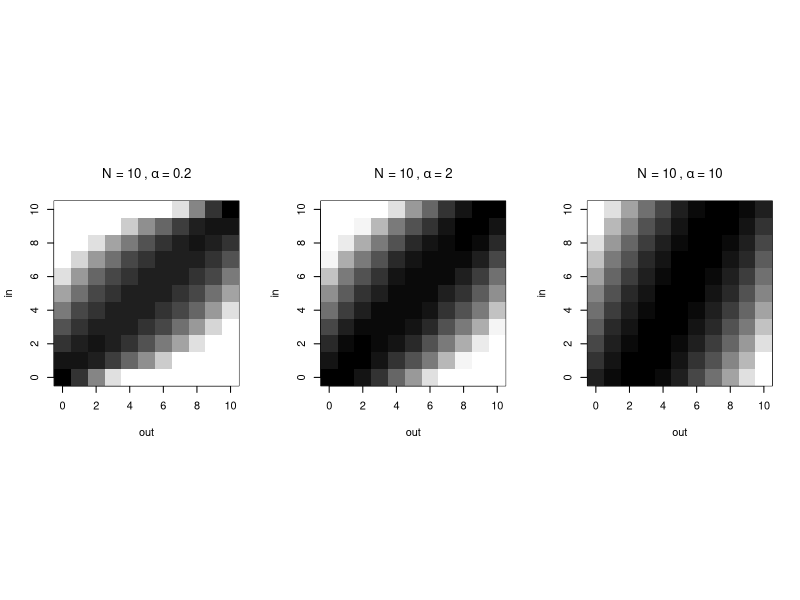
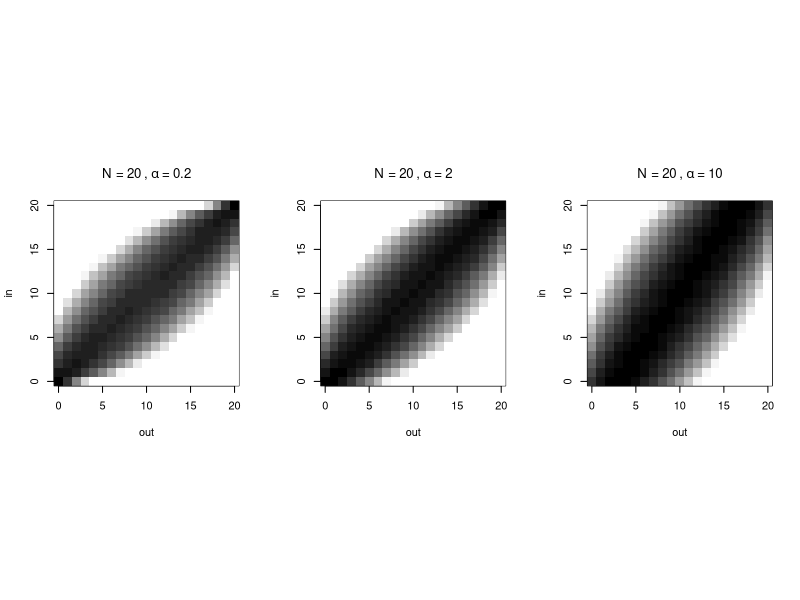
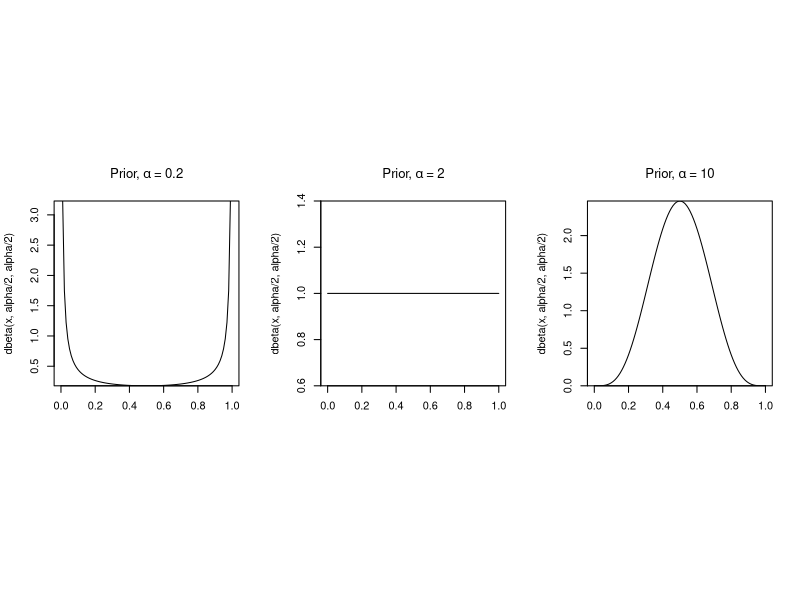
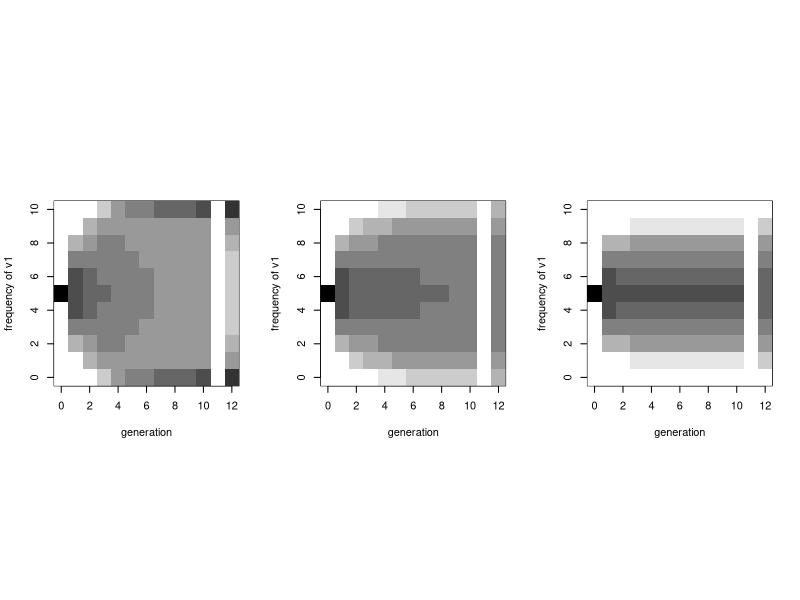
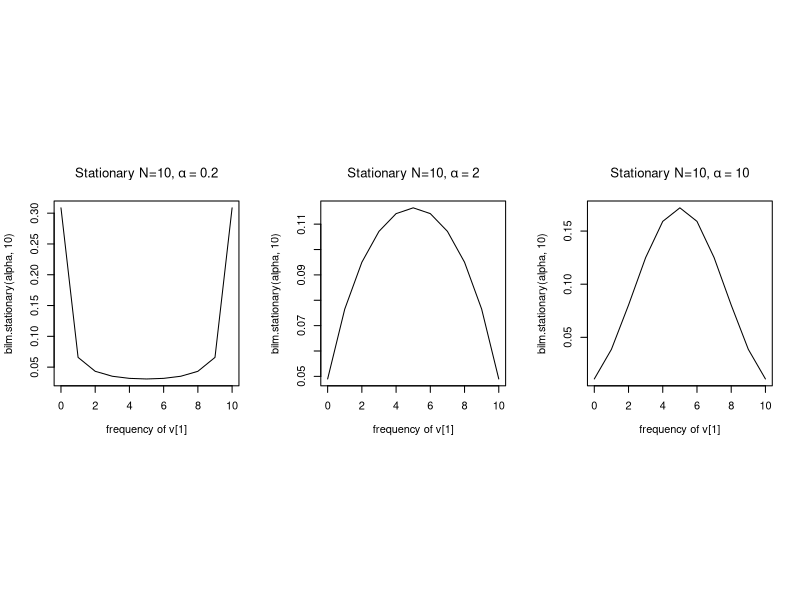
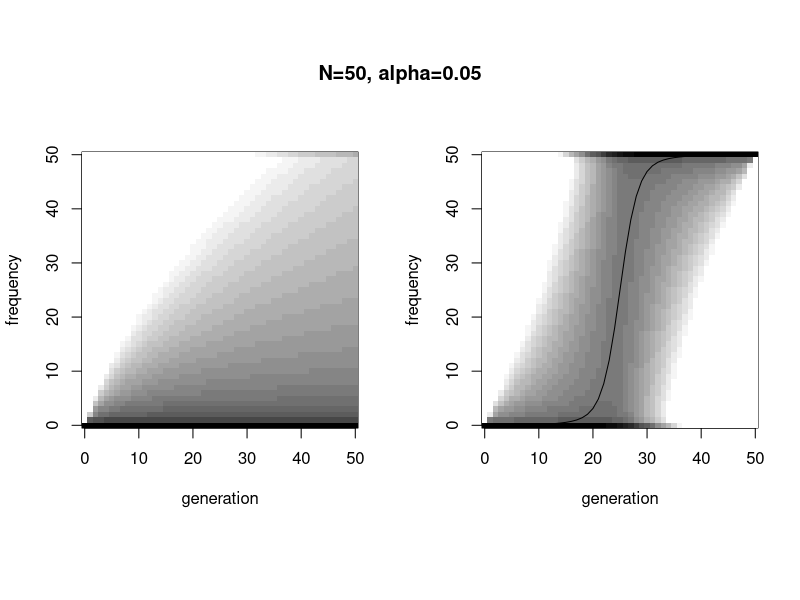
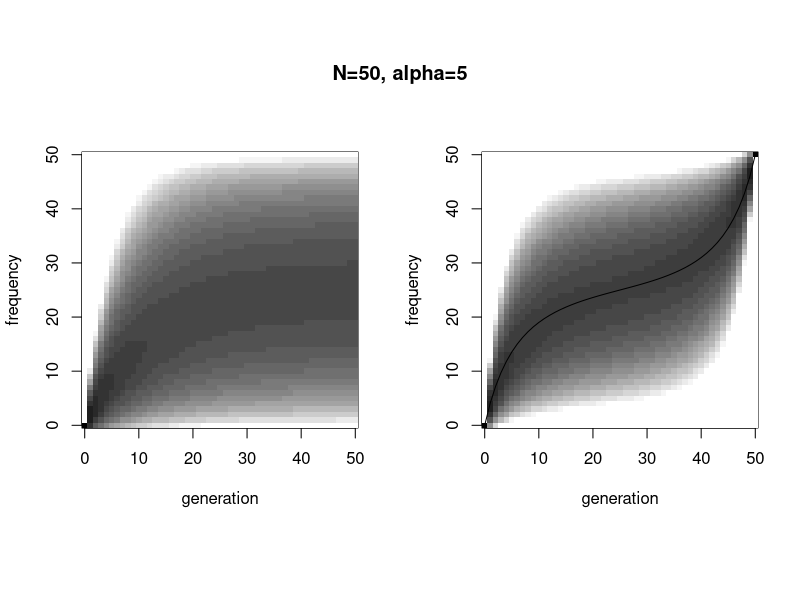
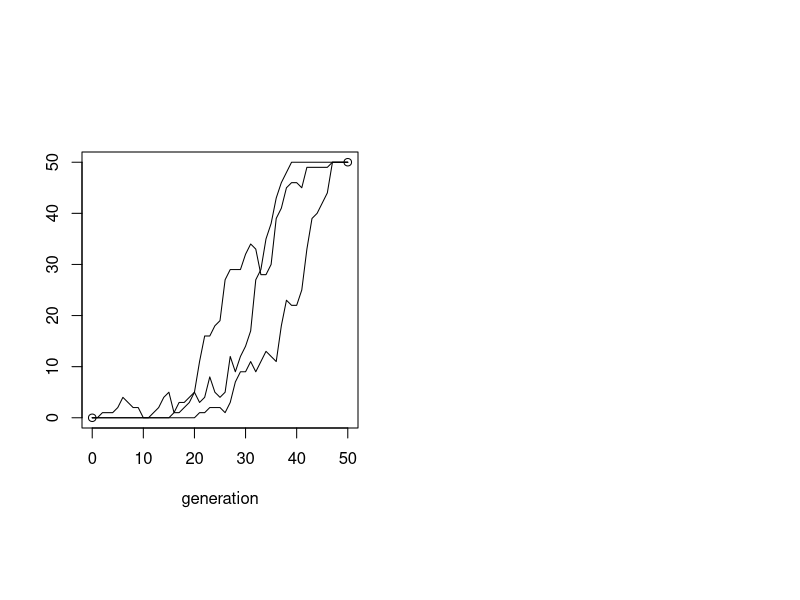

These figures' R source, in order:
#'---
#'title: Language change in Bayesian learners does not exhibit s-shaped curves
#'author: Kevin Stadler
#'output: pdf_document
#'classoptions: a4paper,fullpage
#'bibliography: ../library.bib
#'---
#' # Replication of @Reali2010
#' <!-- build command: Rscript -e "rmarkdown::render('realigriffiths2010.R')" -->

# create the (N+1)x(N+1) Markov chain transition matrix for the given N and alpha
bilm.transition.matrix <- function(N, alpha)
  t(sapply(0:N, function(n)dbinom(0:N, N, (n + alpha / 2) / (N + alpha))))

#+ echo=FALSE
# draw a b/w heatmap based on a matrix of positive numbers, with higher color resolution closer to 0
logheatmap <- function(data, xlab="generation", ylab="frequency", graylevels=25, ...)
  image(data, x=0:(dim(data)[1]-1), y=0:(dim(data)[2]-1), xlab=xlab, ylab=ylab, col=gray(graylevels:0/graylevels), breaks=c(0, 1.5^(-graylevels:0))*max(data), ...)

alphas <- c(0.2, 2, 10)
for (N in c(10, 20)) {
  par(pty="s", mfrow=c(1,3))
  for (alpha in alphas)
    logheatmap(t(bilm.transition.matrix(N, alpha)), main=bquote("N =" ~ .(N) ~ "," ~ alpha ~ "=" ~ .(alpha)), xlab="out", ylab="in")
}

#+ echo=TRUE
# the equivalent Wright-Fisher model transition matrix with mutation rate u
wright.fisher.transition.matrix <- function(N, u)
  t(sapply(0:N, function(x)dbinom(0:N, N, ((1-u)*x + u*(N-x)) / N)))

# calculate the Wright-Fisher model mutation rate equivalent to the BILM's N and
# alpha. the bracketing in the paper itself is garbled and there's a '/' missing
# somewhere, the correct version of the transformation can be found on the top
# of page 5 of the supplementary material
N.alpha.to.u <- function(N, alpha)
  alpha / (2 * (alpha + N))

# some equivalences between alpha and u for N=10
rbind(alpha=alphas, u=N.alpha.to.u(10, alphas))

# the two ways of calculating the matrices are indeed identical (except for rounding errors)
all(bilm.transition.matrix(6, 2) == wright.fisher.transition.matrix(6, N.alpha.to.u(6, 2)))

#' ## Going dynamic

# compute the development of the Markov chain probability distribution for the
# specified number of iterations. initstate is a vector of length N and
# transitionmatrix an NxN matrix (with rows summing to 1)
markov.chain <- function(transitionmatrix, niterations, initstate=c(1, rep(0, ncol(transitionmatrix)-1))) {
  out <- matrix(nrow=niterations+1, ncol=length(initstate))
  out[1,] <- initstate
  for (i in 2:(niterations+1)) {
    out[i,] <- t(transitionmatrix) %*% out[i-1,]
  }
  return(out)
}

# full symmetric beta-binomial distribution
beta.stationary <- function(alpha, N)
  suppressWarnings(VGAM::dbetabinom.ab(0:N, N, alpha, alpha))

# stationary distribution of the BILM. bracketing in the paper is again implicit,
# the unambiguous version is on page 5 (bottom) of the supplementary material
bilm.stationary <- function(alpha, N)
  beta.stationary(alpha / (1 + alpha/N), N)

# stationary distribution of the Wright-Fisher model with N genes and mutation
# rate u. as u -> 0 the Beta distribution becomes more strongly bimodal (all
# chains stay in one of the absorbing states)
wright.fisher.stationary <- function(u, N)
  beta.stationary(2*N*u, N)

append.stationary <- function(data, alpha)
  rbind(data, rep(0, ncol(data)), bilm.stationary(alpha, ncol(data)-1))

#' \newpage
#'
#' ## Figure 1
#' Row 1: prior distributions for three different values of $\alpha$. Row 2: Overview of the Markov chain developments for $N=10$ from initial state 5/10. The respective stationary distribution is also shown in the last column of the heatmap. Row 3: stationary distribution for $N=10$.
#+ echo=FALSE
par(pty="s", mfcol=c(1,3))
for (alpha in alphas)
  curve(dbeta(x, alpha/2, alpha/2), xlab="", yaxs="i", main=bquote("Prior," ~ alpha ~ "=" ~ .(alpha)))

par(pty="s", mfcol=c(1,3))
for (alpha in alphas)
  logheatmap(append.stationary(markov.chain(bilm.transition.matrix(10, alpha), 10, c(0,0,0,0,0,1,0,0,0,0,0)), alpha), graylevels=10, xlab="generation", ylab="frequency of v1")
  # identical results when using the equivalent wright-fisher transition-matrix:
  #wright.fisher.transition.matrix(10, N.alpha.to.u(10, alpha))

par(pty="s", mfcol=c(1,3))
for (alpha in alphas)
  plot(0:10, bilm.stationary(alpha, 10), type="l", main=bquote("Stationary N=10," ~ alpha ~ "=" ~ .(alpha)), xlab=expression("frequency of v[1]"))
  #wright.fisher.stationary(N.alpha.to.u(10, alpha), 10)

#' \newpage
#'
#' ## S-shaped curves in language change (Figure 2)
#' Probability distribution of Markov chains of length N where the population starts in one homogeneous state and finishes in the other. Left figures: conditioning on the initial state only, right figures: conditioning on both the initial and final fixation states.
#+ echo=FALSE
#par(pty="s", mfcol=c(1,2))
#logheatmap(append.stationary(markov.chain(bilm.transition.matrix(50, 0.05), 50), 0.05))
#logheatmap(append.stationary(markov.chain(bilm.transition.matrix(50, 5.0), 50), 5.0))
# The paper doesn't state explicitly whether it's modelling a population of categorical users or one (limited memory/resolution) individual undergoing gradual change - if it's supposed to be the latter and we assume individuals sample randomly and that's why we take the average (to get to the population mean), then the justification for conditioning on completion is lost, since not every individual will necessarily go to completion at the same time?

# the backwards-transition matrix is actually identical to the forward
# one, so we just need to reverse (mirror) it along both axes
apply.conditioning <- function(markovchain)
  markovchain * markovchain[nrow(markovchain):1,ncol(markovchain):1]
  # markovchain * apply(markovchain,2,rev)[,dim(markovchain)[2]:1]

chain.mean <- function(markovchain)
  apply(markovchain, 1, function(row)weighted.mean(0:(length(row)-1), row))

plot.doubleconditioned <- function(data) {
  doubleconditioned <- apply.conditioning(data)
  par(pty="s", mfrow=c(1,2))
  logheatmap(data)
  logheatmap(doubleconditioned/rowSums(doubleconditioned))
  lines(0:(nrow(data)-1), chain.mean(doubleconditioned))
}

plot.doubleconditioned(markov.chain(bilm.transition.matrix(50, 0.05), 50))
title("N=50, alpha=0.05", outer=T, line=-4)
plot.doubleconditioned(markov.chain(bilm.transition.matrix(50, 5.0), 50))
title("N=50, alpha=5", outer=T, line=-4)

#' # Critique
#' The trajectory for regularising $\alpha=0.05$ shown above is the *average* of all transitions produced by the model, but this is not necessarily representative of a *typical* trajectory. Before taking a closer look at typical trajectories, there are a number of concrete predictions made by the model which are not fleshed out:
#'
#' - Reali & Griffiths make the valid point that linguists only report those trajectories where a change actually took place, so a lot of the low-level variation walks generated by their model would simply never be documented. But because the transition matrix under neutral evolution is completely symmetric, a trajectory reaching the 50% mark is just as likely to go to fixation as it is likely to revert back to the initial state. This would predict that for any completed language change we should find another change that went to the halfway mark (in an individual? in a population?) before being interrupted, which does not seem to be the case.
#' - The probability that a chain that was initialised at 0/50 is also at 0/50 after 50 generations is `r markov.chain(bilm.transition.matrix(50, 0.05), 50)[51,1]`, while the probability that it has gone all the way to 50/50 is $`r markov.chain(bilm.transition.matrix(50, 0.05), 50)[51,51]`$. That transitions are rare is fine, the question is what the actual trajectories of these rare transitions look like. Let's generate some chains that fulfill the start and end condition, i.e. let's do some actual iterated learning!

#+ echo=FALSE
update.population <- function(n, alpha, x)
  rbinom(1, n, (x + alpha/2) / (n + alpha))

# stochastically generate chains that start off in state 0/n and are in state n/n
# after chainlength generations
generate.transitioning.chains <- function(numchains, chainlength, n, alpha, exactfinish=FALSE) {
  p <- markov.chain(bilm.transition.matrix(n, alpha), chainlength)[chainlength+1,n+1]
  if (!exactfinish) {
    cat("Probability of being in state N/N after", chainlength, "generations is", p, "\n")
    cat("This means one chain will be found roughly every", round(1/p), "attempts", "\n")
  }
  sapply(1:numchains, function(chain) {
    attempts <- 0
    while (TRUE) {
      attempts <- attempts+1
      pop <- vector("numeric", chainlength+1)
      for (i in 2:(chainlength+1))
        pop[i] <- update.population(n, alpha, pop[i-1])
      if (pop[chainlength+1] == n) {
        if (!exactfinish || match(n,pop)>chainlength) {
          cat("Found chain", chain, "after", attempts, "attempts\n")
          return(pop)
        }
      }
    }})
}

plotchains <- function(data) {
  plot(c(0,nrow(data)-1), range(data), xlab="generation", ylab="")
  for (i in 1:ncol(data))
    lines(0:(nrow(data)-1), data[,i])
}

plotchains(generate.transitioning.chains(3, 50, 50, 0.05))

#' ## Expected number of generations for a transition to complete
#' The trajectories above don't actually look too bad, but is the condition that they have terminated after 50 generations well-motivated? Even a single-generation jump from from 0/50 to 50/50 has a non-zero (if extremely small) probability and would arguably not be s-shaped. What is the likelihood of a transition completing in a given number of generations?

onetimetransitions <- bilm.transition.matrix(50, 0.05)
# drop chain from the pool once it reaches 50/50
onetimetransitions[51,] <- 0

#+ echo=FALSE
data <- markov.chain(onetimetransitions, 8000)
par(pty="s", mfrow=c(1,2))
plot(data[,51], type="l", yaxs="i", xlab="generation", ylab="probability of new transition terminating")
plot(cumsum(data[,51]), type="l", yaxs="i", ylim=0:1, xlab="generation", ylab="probability of having exhibited a transition")

#' For parameters $\alpha=.05$ and $N=50$ a transition is most likely to have finished at the distribution's mode which is `r which.max(data[,51])` generations. Let's generate some of these more `typical' trajectories, limiting ourselves only to those fixating *exactly* after the specific number of generations (i.e. we exclude ones that reach the 50/50 state early and stay there).
plotchains(generate.transitioning.chains(3, which.max(data[,51]), 50, 0.05, TRUE))

#+ echo=FALSE
# The average duration is actually `r weighted.mean(0:8000, data[,51])`:
#plotchains(generate.transitioning.chains(2, round(weighted.mean(0:8000, data[,51])), 50, 0.05))

# calculate standard deviation of all possible trajectories from the mean trajectory
deviation <- function(markovchain) {
  mn <- chain.mean(markovchain)
  sapply(1:nrow(markovchain), function(i) sqrt(weighted.mean((1:ncol(markovchain)-1-mn[i])^2, markovchain[i,])))
}

#' ## Average trajectory of transitions that have the exact same duration
#' As can be seen above the number of generations until a new variant has fixated isn't actually representative of the *duration* of a transition, since transitions might remain at 0/50 for some time before picking up, or also return back to 0 before picking up again. If we are interested in the length of the actual transition (i.e. starting to count at the first move away from 0/50) the distribution of transition durations actually looks like this:

# distribution of states where the diffusion of the incoming variant started in generation 1
transitionjustpickedup <- onetimetransitions[1,]
transitionjustpickedup[c(1,51)] <- 0

# also drop chain if it reverts back to the initial 0/50 state
onetimetransitions[1,] <- 0
data <- markov.chain(onetimetransitions, 500, transitionjustpickedup)

#+ echo=FALSE
par(pty="s", mfrow=c(1,2))
plot(data[,51], type="l", yaxs="i", xlab="generation", ylab="probability of new transition terminating")
plot(cumsum(data[,51]), type="l", yaxs="i", xlab="generation", ylab="probability of having exhibited a transition")

#' The mode of this distribution is much lower at `r which.max(data[,51])` generations (with the mean at ~`r round(weighted.mean(0:500, data[,51]))`). The following code plots the temporal development and average trajectory of the Markov chains which are conditioned on actuating in the very first generation and fixating at the maximum number of generations (and no earlier) without ever returning to the initial state. It produces average trajectory plots for two different durations, the left one for the *mode* of the distribution of transition durations, the right one for the (higher) *mean* duration.

plot.doubleconditioned.strict <- function(N, alpha) {
  onetimetransitions <- bilm.transition.matrix(N, alpha)
  # drop chain from the pool once it reaches N/N
  onetimetransitions[N+1,] <- 0
  # disallow chains from reverting to 0/N
  onetimetransitions[,1] <- 0
  # determine generation 2 start state after the initial pickup
  transitionjustpickedup <- onetimetransitions[1,]
  transitionjustpickedup[1] <- 0
  data <- markov.chain(onetimetransitions, 500, transitionjustpickedup)
  # also disallow chains from reaching 0/N or N/N
  onetimetransitions[,N+1] <- 0
  par(pty="s", mfrow=c(1,2))#, mgp=c(2,1,0))
  for (generations in c(which.max(data[,N+1]), round(weighted.mean(0:500, data[,N+1])))) {
    data <- markov.chain(onetimetransitions, generations, transitionjustpickedup)
    doubleconditioned <- data * apply(data,2,rev)[,dim(data)[2]:1]
    doubleconditioned[1,1] <- 1
    doubleconditioned[generations+1,N+1] <- 1
    logheatmap(doubleconditioned/rowSums(doubleconditioned))
    lines(0:(nrow(data)-1), chain.mean(doubleconditioned))
#    lines(0:(nrow(data)-1), deviation(doubleconditioned), lty=2)
    title(paste("Corrected conditioning, N=", N, ", alpha=", alpha, sep=""), outer=T, line=-3)
  }
}

plot.doubleconditioned.strict(50, 0.05)

#' Even the average of these more strictly conditioned trajectories doesn't look particularly s-shaped anymore. Moreover, while shorter transitions (like ones of the length of the mode, left figure) still have the fastest rate of change at the mid-point, *longer* transitions (like ones of the mean length for a transition using the given parameters) are actually more like an $S$ bent in the 'wrong' direction. (Individual trajectories fulfilling this stricter conditioning of exact start and ending points are exceedingly rare and consequently expensive to generate randomly, which is therefore not done here.)
#' \newpage
#'
#' ## Effect of population size $N$
#' Below you can see how the most probable time until fixation (the mode of completion times, which can be read off the axes of the left figures) is roughly linearly proportional to $N$. S-shapedness increases slightly for larger population sizes, but the difference of growth rates across the trajectory is still not anywhere near as big as with the original conditioning used in Figure 2. Note also how, even when using the same parameters, the shape of the average trajectory depends on the assumed duration of the transitions (particularly apparent with $N=100$).

#+ echo=FALSE
plot.doubleconditioned.strict(100, 0.05)
plot.doubleconditioned.strict(500, 0.05)

#' \newpage
#'
#' ## Effect of regularisation parameter $\alpha$
#' Interestingly, in terms of the s-shapedness of the average trajectories, the exact regularisation rate matters much less than the population/memory size $N$.

#+ echo=FALSE, fig.height=3.8
plot.doubleconditioned.strict(50, 0.01)
plot.doubleconditioned.strict(50, 0.2)
#plot.doubleconditioned.strict(50, 0.5)

#+ echo=FALSE
# # What is the most likely trajectory?
#N <- 50
#m <- bilm.transition.matrix(N, 0.05)
#modetrans <- function(m, gens) {
#  r <- nrow(m)
#  h <- ceiling(r/2)
#  print(m[1,2]*m[2,r]*m[2,2]^(gens-2)) # (staggered) 1 point switch
#  print(m[1,2]*m[2,h]*m[h,r]*m[2,2]^(gens-3)) # half-half switch
#  if (gens>r) {
#    p <- 1
#    for (i in 2:r) {
#      p <- p*m[i-1,i]
#    }
#    print(p*m[r-1,r-1]^(gens-r+1))
#  }
#}
#modetrans(m,52)
#
#colSums(m)
# The extremes: 1 point change
#
#plot(diag(m), type="l", ylim=0:1)
#n <- numeric(nrow(m)-1)
#for (i in 2:nrow(m))
#  n[i-1] <- m[i-1,i]
#lines(n)
#lines(1-diag(m)[1:(nrow(m)-1)]-n, col="blue")
#lines((1-diag(m)[1:(nrow(m)-1)]-n)/48, col="green")
#'
#' # References
